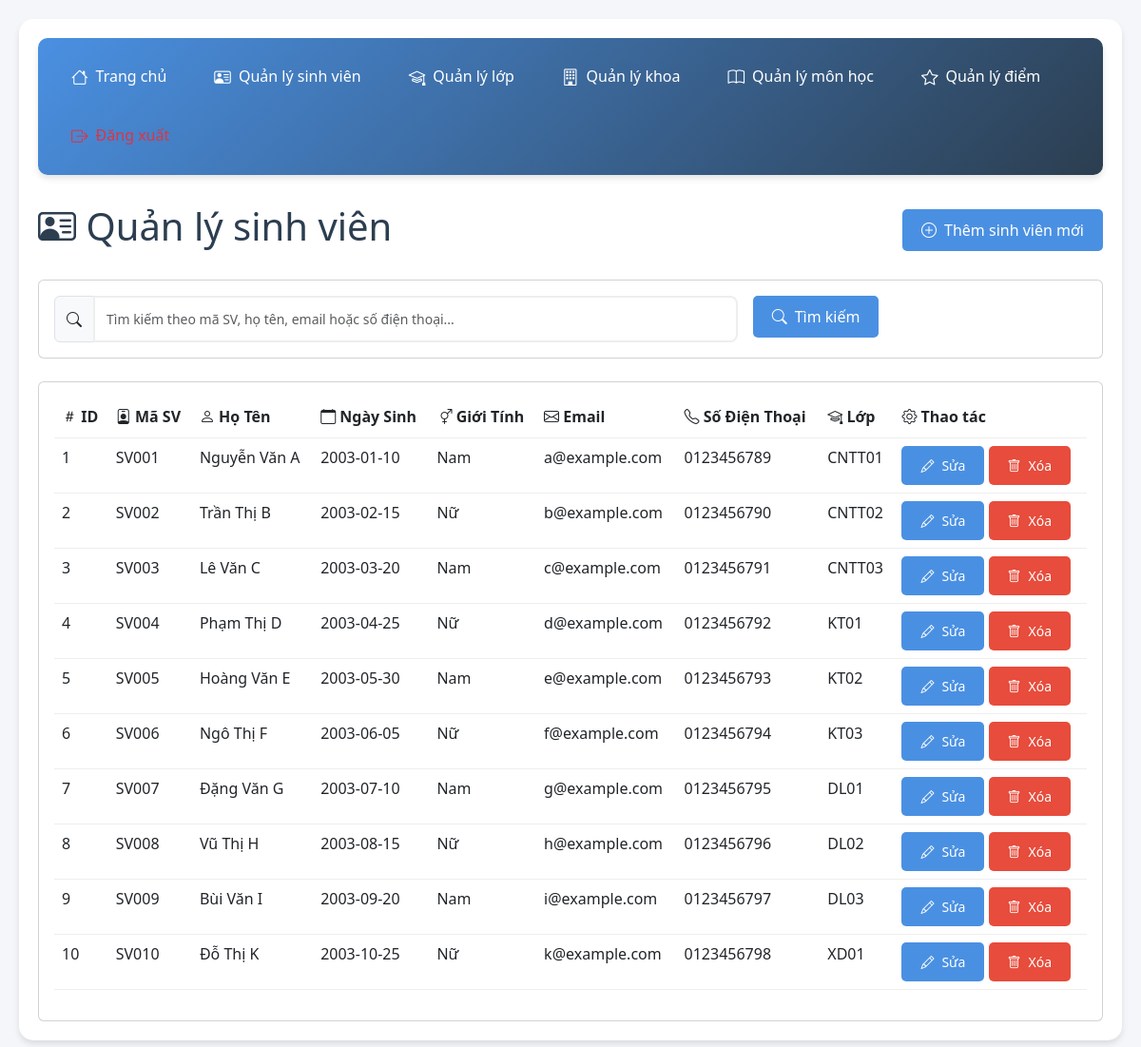
The app's page /sinh_vien.php (signed in) with its own data.
### tables this page shows
CREATE TABLE sinh_vien (
  id INT AUTO_INCREMENT PRIMARY KEY,
  ma_sv VARCHAR(20) NOT NULL UNIQUE,
  ho_ten VARCHAR(100) NOT NULL,
  ngay_sinh DATE DEFAULT NULL,
  gioi_tinh ENUM('Nam','Nữ') DEFAULT NULL,
  email VARCHAR(100) DEFAULT NULL,
  so_dien_thoai VARCHAR(20) DEFAULT NULL,
  lop_id INT DEFAULT NULL,
  FOREIGN KEY (lop_id) REFERENCES lop(id) ON DELETE CASCADE
);

CREATE TABLE lop (
  id INT AUTO_INCREMENT PRIMARY KEY,
  ten_lop VARCHAR(100) NOT NULL,
  khoa_id INT DEFAULT NULL,
  FOREIGN KEY (khoa_id) REFERENCES khoa(id) ON DELETE CASCADE
);

### sinh_vien.php (the view, shortened to what this page needs)
<?php
require_once 'config.php';
$search = isset($_GET['search']) ? $_GET['search'] : '';
$where_clause = '';
$sql = "SELECT s.*, l.ten_lop
        FROM sinh_vien s
        LEFT JOIN lop l ON s.lop_id = l.id
        $where_clause";
$result = $conn->query($sql);
?>
<!DOCTYPE html>
<html>
<head>
    <link href="https://cdn.jsdelivr.net/npm/bootstrap@5.3.0/dist/css/bootstrap.min.css" rel="stylesheet">
    <link rel="stylesheet" href="https://cdn.jsdelivr.net/npm/bootstrap-icons@1.11.0/font/bootstrap-icons.css">
    <link rel="stylesheet" href="style.css">
</head>
<body>
    <div class="container">
        <nav class="nav-menu">
            <a href="index.php"><i class="bi bi-house"></i> Trang chủ</a>
            <a href="sinh_vien.php" class="active"><i class="bi bi-person-vcard"></i> Quản lý sinh viên</a>
            <a href="lop.php"><i class="bi bi-mortarboard"></i> Quản lý lớp</a>
            <a href="khoa.php"><i class="bi bi-building"></i> Quản lý khoa</a>
            <a href="mon_hoc.php"><i class="bi bi-book"></i> Quản lý môn học</a>
            <a href="diem.php"><i class="bi bi-star"></i> Quản lý điểm</a>
            <a href="logout.php" class="text-danger"><i class="bi bi-box-arrow-right"></i> Đăng xuất</a>
        </nav>
        <div class="d-flex justify-content-between align-items-center mb-4">
            <h1><i class="bi bi-person-vcard"></i> Quản lý sinh viên</h1>
            <button class="btn btn-primary" data-bs-toggle="modal" data-bs-target="#addStudentModal">
                <i class="bi bi-plus-circle"></i> Thêm sinh viên mới
            </button>
        </div>
        <div class="card mb-4">
            <div class="card-body">
                <form method="GET" class="row g-3">
                    <div class="col-md-8">
                        <div class="input-group">
                            <span class="input-group-text"><i class="bi bi-search"></i></span>
                            <input type="text" name="search" class="form-control" placeholder="Tìm kiếm theo mã SV, họ tên, email hoặc số điện thoại..." value="<?php echo htmlspecialchars($search); ?>">
                        </div>
                    </div>
                    <div class="col-md-4">
                        <button type="submit" class="btn btn-primary">
                            <i class="bi bi-search"></i> Tìm kiếm
                        </button>
                    </div>
                </form>
            </div>
        </div>
        <div class="card">
            <div class="card-body">
                <div class="table-responsive">
                    <table class="table table-hover">
                        <thead>
                            <tr>
                                <th><i class="bi bi-hash"></i> ID</th>
                                <th><i class="bi bi-person-badge"></i> Mã SV</th>
                                <th><i class="bi bi-person"></i> Họ Tên</th>
                                <th><i class="bi bi-calendar"></i> Ngày Sinh</th>
                                <th><i class="bi bi-gender-ambiguous"></i> Giới Tính</th>
                                <th><i class="bi bi-envelope"></i> Email</th>
                                <th><i class="bi bi-telephone"></i> Số Điện Thoại</th>
                                <th><i class="bi bi-mortarboard"></i> Lớp</th>
                                <th><i class="bi bi-gear"></i> Thao tác</th>
                            </tr>
                        </thead>
                        <tbody>
                            <?php if ($result->num_rows > 0): ?>
                                <?php while ($row = $result->fetch_assoc()): ?>
                                    <tr>
                                        <td><?php echo $row['id']; ?></td>
                                        <td><?php echo htmlspecialchars($row['ma_sv']); ?></td>
                                        <td><?php echo htmlspecialchars($row['ho_ten']); ?></td>
                                        <td><?php echo $row['ngay_sinh']; ?></td>
                                        <td><?php echo $row['gioi_tinh']; ?></td>
                                        <td><?php echo htmlspecialchars($row['email']); ?></td>
                                        <td><?php echo htmlspecialchars($row['so_dien_thoai']); ?></td>
                                        <td><?php echo htmlspecialchars($row['ten_lop']); ?></td>
                                        <td>
                                            <button class="btn btn-sm btn-primary" onclick="editStudent(<?php echo $row['id']; ?>, '<?php echo htmlspecialchars($row['ma_sv']); ?>', '<?php echo htmlspecialchars($row['ho_ten']); ?>', '<?php echo $row['ngay_sinh']; ?>', '<?php echo $row['gioi_tinh']; ?>', '<?php echo htmlspecialchars($row['email']); ?>', '<?php echo htmlspecialchars($row['so_dien_thoai']); ?>', <?php echo $row['lop_id']; ?>)">
                                                <i class="bi bi-pencil"></i> Sửa
                                            </button>
                                            <a href="?delete=<?php echo $row['id']; ?>" class="btn btn-sm btn-danger"
                                                onclick="return confirm('Bạn có chắc muốn xóa sinh viên này?')">
                                                <i class="bi bi-trash"></i> Xóa
                                            </a>
                                        </td>
                                    </tr>
                                <?php endwhile; ?>
                            <?php else: ?>
                                <tr>
                                    <td colspan="9" class="text-center">Không tìm thấy sinh viên nào</td>
                                </tr>
                            <?php endif; ?>
                        </tbody>
                    </table>
                </div>
            </div>
        </div>
    </div>
</body>
</html>

### style.css (style rules this page uses)
* { margin: 0; padding: 0; box-sizing: border-box; font-family: 'Segoe UI', Tahoma, Geneva, Verdana, sans-serif; }
:root { --primary-color: #4a90e2; --secondary-color: #2c3e50; --success-color: #2ecc71; --danger-color: #e74c3c; --warning-color: #f1c40f; --light-color: #ecf0f1; --dark-color: #2c3e50; --shadow: 0 4px 6px rgba(0, 0, 0, 0.1); --transition: all 0.3s ease; }
body { background-color: #f5f6fa; padding: 20px; color: var(--dark-color); line-height: 1.6; }
.container { max-width: 1400px; margin: 0 auto; background-color: white; padding: 20px; border-radius: 15px; box-shadow: var(--shadow); }
.nav-menu { background: linear-gradient(135deg, var(--primary-color), var(--secondary-color)); padding: 15px; margin-bottom: 30px; border-radius: 10px; box-shadow: var(--shadow); display: flex; flex-wrap: wrap; gap: 10px; }
.nav-menu a { color: white; text-decoration: none; padding: 12px 20px; border-radius: 5px; transition: var(--transition); font-weight: 500; display: flex; align-items: center; gap: 8px; }
.nav-menu a i { font-size: 1.1em; }
table { width: 100%; border-collapse: separate; border-spacing: 0; background-color: white; }
th, td { padding: 15px; text-align: left; border-bottom: 1px solid #eee; }
th { background-color: var(--light-color); font-weight: 600; color: var(--secondary-color); position: sticky; top: 0; }
.btn { padding: 10px 20px; border: none; border-radius: 5px; cursor: pointer; text-decoration: none; display: inline-flex; align-items: center; gap: 8px; font-weight: 500; transition: var(--transition); }
.btn-primary { background-color: var(--primary-color); color: white; }
.btn-danger { background-color: var(--danger-color); color: white; }
.form-control { width: 100%; padding: 12px; border: 2px solid #eee; border-radius: 8px; transition: var(--transition); font-size: 14px; }
.d-flex { display: flex; }
.justify-content-between { justify-content: space-between; }
.align-items-center { align-items: center; }

### records on screen
sinh_vien: id "1", ma_sv "SV001", ho_ten "Nguyễn Văn A", ngay_sinh "2003-01-10", gioi_tinh "Nam", email "a@example.com", so_dien_thoai "0123456789", lop.ten_lop "CNTT01"
sinh_vien: id "2", ma_sv "SV002", ho_ten "Trần Thị B", ngay_sinh "2003-02-15", gioi_tinh "Nữ", email "b@example.com", so_dien_thoai "0123456790", lop.ten_lop "CNTT02"
sinh_vien: id "3", ma_sv "SV003", ho_ten "Lê Văn C", ngay_sinh "2003-03-20", gioi_tinh "Nam", email "c@example.com", so_dien_thoai "0123456791", lop.ten_lop "CNTT03"
sinh_vien: id "4", ma_sv "SV004", ho_ten "Phạm Thị D", ngay_sinh "2003-04-25", gioi_tinh "Nữ", email "d@example.com", so_dien_thoai "0123456792", lop.ten_lop "KT01"
sinh_vien: id "5", ma_sv "SV005", ho_ten "Hoàng Văn E", ngay_sinh "2003-05-30", gioi_tinh "Nam", email "e@example.com", so_dien_thoai "0123456793", lop.ten_lop "KT02"
sinh_vien: id "6", ma_sv "SV006", ho_ten "Ngô Thị F", ngay_sinh "2003-06-05", gioi_tinh "Nữ", email "f@example.com", so_dien_thoai "0123456794", lop.ten_lop "KT03"
sinh_vien: id "7", ma_sv "SV007", ho_ten "Đặng Văn G", ngay_sinh "2003-07-10", gioi_tinh "Nam", email "g@example.com", so_dien_thoai "0123456795", lop.ten_lop "DL01"
sinh_vien: id "8", ma_sv "SV008", ho_ten "Vũ Thị H", ngay_sinh "2003-08-15", gioi_tinh "Nữ", email "h@example.com", so_dien_thoai "0123456796", lop.ten_lop "DL02"
sinh_vien: id "9", ma_sv "SV009", ho_ten "Bùi Văn I", ngay_sinh "2003-09-20", gioi_tinh "Nam", email "i@example.com", so_dien_thoai "0123456797", lop.ten_lop "DL03"
sinh_vien: id "10", ma_sv "SV010", ho_ten "Đỗ Thị K", ngay_sinh "2003-10-25", gioi_tinh "Nữ", email "k@example.com", so_dien_thoai "0123456798", lop.ten_lop "XD01"
